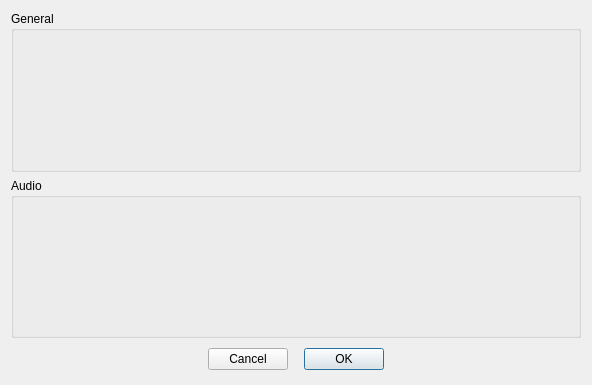
<?xml version="1.0" encoding="UTF-8"?>
<ui version="4.0">
 <class>SettingsDialog</class>
 <widget class="QDialog" name="SettingsDialog">
  <property name="geometry">
   <rect>
    <x>0</x>
    <y>0</y>
    <width>592</width>
    <height>385</height>
   </rect>
  </property>
  <property name="windowTitle">
   <string>Dialog</string>
  </property>
  <layout class="QVBoxLayout" name="verticalLayout">
   <item>
    <widget class="QGroupBox" name="groupBox">
     <property name="title">
      <string>General</string>
     </property>
    </widget>
   </item>
   <item>
    <widget class="QGroupBox" name="groupBox_2">
     <property name="title">
      <string>Audio</string>
     </property>
    </widget>
   </item>
   <item>
    <widget class="QWidget" name="widget" native="true">
     <property name="maximumSize">
      <size>
       <width>16777215</width>
       <height>30</height>
      </size>
     </property>
     <layout class="QHBoxLayout" name="horizontalLayout_2">
      <property name="leftMargin">
       <number>0</number>
      </property>
      <property name="topMargin">
       <number>0</number>
      </property>
      <property name="rightMargin">
       <number>0</number>
      </property>
      <property name="bottomMargin">
       <number>0</number>
      </property>
      <item>
       <spacer name="horizontalSpacer_2">
        <property name="orientation">
         <enum>Qt::Horizontal</enum>
        </property>
        <property name="sizeHint" stdset="0">
         <size>
          <width>40</width>
          <height>20</height>
         </size>
        </property>
       </spacer>
      </item>
      <item>
       <widget class="QPushButton" name="pushButton_2">
        <property name="text">
         <string>Cancel</string>
        </property>
       </widget>
      </item>
      <item>
       <spacer name="horizontalSpacer">
        <property name="orientation">
         <enum>Qt::Horizontal</enum>
        </property>
        <property name="sizeType">
         <enum>QSizePolicy::Fixed</enum>
        </property>
        <property name="sizeHint" stdset="0">
         <size>
          <width>10</width>
          <height>20</height>
         </size>
        </property>
       </spacer>
      </item>
      <item>
       <widget class="QPushButton" name="pushButton">
        <property name="text">
         <string>OK</string>
        </property>
        <property name="default">
         <bool>true</bool>
        </property>
       </widget>
      </item>
      <item>
       <spacer name="horizontalSpacer_3">
        <property name="orientation">
         <enum>Qt::Horizontal</enum>
        </property>
        <property name="sizeHint" stdset="0">
         <size>
          <width>40</width>
          <height>20</height>
         </size>
        </property>
       </spacer>
      </item>
     </layout>
    </widget>
   </item>
  </layout>
 </widget>
 <resources/>
 <connections/>
</ui>
